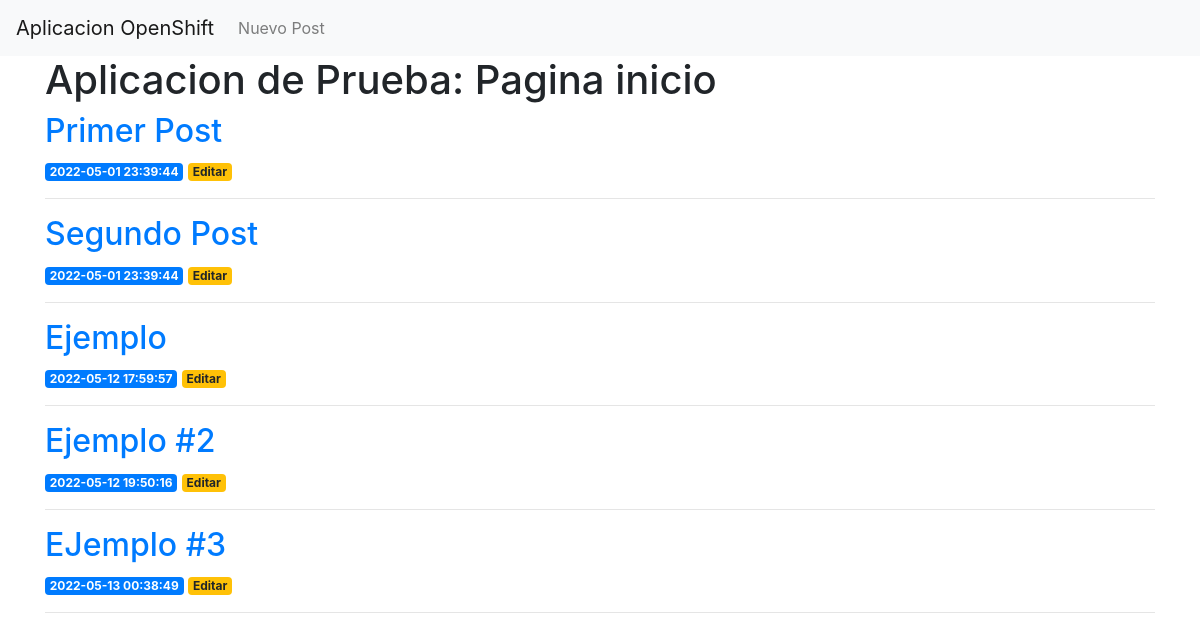
The page / on the database its author committed.
### tables this page shows
CREATE TABLE posts (
    id INTEGER PRIMARY KEY AUTOINCREMENT,
    created TIMESTAMP NOT NULL DEFAULT CURRENT_TIMESTAMP,
    title TEXT NOT NULL,
    content TEXT NOT NULL
);

### src/app.py (the view)
@app.route('/')
def index():
    conn = get_db_connection()
    posts = conn.execute('SELECT * FROM posts').fetchall()
    conn.close()
    return render_template('index.html', posts=posts)

### src/app.py (called while the page is built)
def get_db_connection():
    conn = sqlite3.connect('database.db')
    conn.row_factory = sqlite3.Row
    return conn

### src/templates/index.html
{% extends 'base.html' %}
{% block content %}
    <h1>{% block title %} Aplicacion de Prueba: Pagina inicio {% endblock %}</h1>
    {% for post in posts %}
        <a href="{{ url_for('post', post_id=post['id']) }}">
            <h2>{{ post['title'] }}</h2>
        </a>
        <span class="badge badge-primary">{{ post['created'] }}</span>
        <a href="{{ url_for('edit', id=post['id']) }}">
            <span class="badge badge-warning">Editar</span>
        </a>
        <hr>
    {% endfor %}
{% endblock %}

### src/templates/base.html (shortened to what this page needs)
<!doctype html>
<html lang="en">
  <head>
    <link rel="stylesheet" href="https://stackpath.bootstrapcdn.com/bootstrap/4.3.1/css/bootstrap.min.css">
  </head>
  <body>
    <nav class="navbar navbar-expand-md navbar-light bg-light">
        <a class="navbar-brand" href="{{ url_for('index')}}">Aplicacion OpenShift</a>
        <div class="collapse navbar-collapse" id="navbarNav">
            <ul class="navbar-nav">
            <li class="nav-item">
              <a class="nav-link" href="{{url_for('create')}}">Nuevo Post</a>
            </li>
            </ul>
        </div>
    </nav>
    <div class="container">
        {% block content %} {% endblock %}
    </div>
  </body>
</html>

### rows shown on the page
posts: title "Primer Post", created "2022-05-01 23:39:44"
posts: title "Segundo Post", created "2022-05-01 23:39:44"
posts: title "Ejemplo", created "2022-05-12 17:59:57"
posts: title "Ejemplo #2", created "2022-05-12 19:50:16"
posts: title "EJemplo #3", created "2022-05-13 00:38:49"
